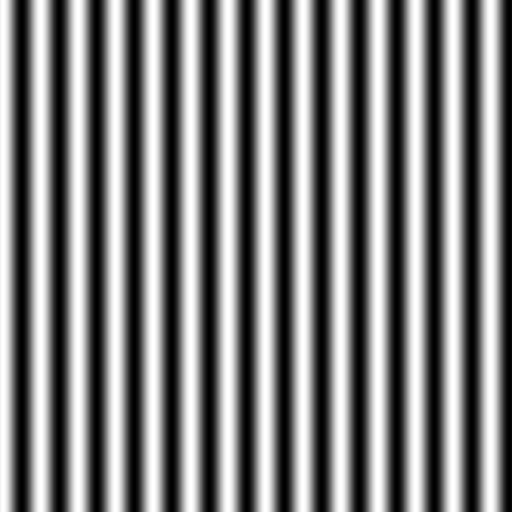
#> input picture grating_pic/grating_30um.png, 1024 x 1024 px, found by its file name (shown at 1/2 size)
$ python grating.py
#> lines starting #> are read from the running program, lines starting #| are printed output that depends on the picture; long printed decimals are rounded
import numpy as np
import matplotlib.pyplot as plt
from numpy.fft import fft2, ifft2, fftshift, ifftshift
from PIL import Image
from skimage.metrics import structural_similarity as ssim
from skimage.transform import downscale_local_mean


def load_and_normalize_image(filepath):
    image = Image.open(filepath).convert('L')
    grayscale_data = np.array(image, dtype=np.float32)
    return (grayscale_data - grayscale_data.min()) / (grayscale_data.max() - grayscale_data.min())

def plot_image(amplitude,title):
#> called with title = 'object'
    plt.figure(figsize=(6, 6))
    plt.imshow(amplitude, cmap='gray')
    plt.colorbar(label="Amplitude")
    plt.title(title)
    plt.axis('off')
    plt.show()

def bandlimit_filter(image, pixelSize):
    N = image.shape[0]
    F = fftshift(fft2(image))
    k = np.arange(N) - N / 2
    f = k / (N * pixelSize)
    FX, FY = np.meshgrid(f, f)
    f_magnitude = np.sqrt(FX ** 2 + FY ** 2)
    #  Nyquist frequency
    f_max = 1 / (2 * pixelSize)
    mask = f_magnitude <= f_max
    F_filtered = F * mask
    image_filtered = ifft2(ifftshift(F_filtered))
    return image_filtered

def Transfer_function(W, H, distance, wavelength, pixelSize, numPixels):
#> called with distance = 0.001, wavelength = 5.32e-07, pixelSize = 4e-07, numPixels = 1024
    FX = W / (pixelSize * numPixels)
    FY = H / (pixelSize * numPixels)
    k = 2 * np.pi / wavelength
    square_root = np.sqrt(1 - (wavelength ** 2 * FX ** 2) - (wavelength ** 2 * FY ** 2))
    valid_mask = (wavelength ** 2 * FX ** 2 + wavelength ** 2 * FY ** 2) <= 1
#> valid_mask: shape (1024, 1024) bool; every value is 1
    square_root[~valid_mask] = 0
    temp = np.exp(1j * k * distance * square_root)
    return temp

def angular_spectrum_method(field, pixelSize, distance, W, H, numPixels):
    GT = fftshift(fft2(ifftshift(field)))
    transfer = Transfer_function(W, H, distance, 532e-9, pixelSize, numPixels)
    gt_prime = fftshift(ifft2(ifftshift(GT * transfer)))
    return gt_prime

# --- IPR ---
def IPR(Measured_amplitude, distance, k_max, convergence_threshold, pixelSize, W, H, numPixels, amp_field_after):
    update_phase = []
    last_field = None
    rms_errors = []
    ssim_errors = []

    for k in range(k_max):
        # a) Sensor plane
        if k == 0:
            phase0 = np.zeros(Measured_amplitude.shape)
            field1 = Measured_amplitude * np.exp(1j * phase0)
        else:
            field1 = Measured_amplitude * np.exp(1j * update_phase[k - 1])
        # b) Backpropagation and apply constraint
        field2 = angular_spectrum_method(field1, pixelSize, -distance, W, H, numPixels)
        phase_field2 = np.angle(field2)  # phase
        amp_field2 = np.abs(field2)  # amplitude
        abso = -np.log(amp_field2 + 1e-8) #1e-8 to prevent 0 value
        # Apply constraints
        abso[abso < 0] = 0
        phase_field2[abso < 0] = 0
        amp_field2 = np.exp(-abso)
        field22 = amp_field2 * np.exp(1j * phase_field2)
        # c) Forward propagation
        field3 = angular_spectrum_method(field22, pixelSize, distance, W, H, numPixels)
        amp_field3 = np.abs(field3)
        phase_field3 = np.angle(field3)
        update_phase.append(phase_field3)

        # d) Backpropagate to get the image
        field4 = angular_spectrum_method(field3, pixelSize, -distance, W, H, numPixels)
        amp_field4 = np.abs(field4)
        last_field = field4
        # Error calculation
        if k > 0:
            rms_error = np.sqrt(np.mean((amp_field_after - amp_field4) ** 2))
            rms_errors.append(rms_error)
            print(f"Iteration {k}: RMS Error = {rms_error}")

            ssim_value = ssim(amp_field_after, amp_field4, data_range=amp_field_after.max() - amp_field_after.min())
            ssim_errors.append(ssim_value)
            print(f"Iteration {k}: SSIM = {ssim_value}")

            # threshold
            if rms_error < convergence_threshold:
                print(f"Converged at iteration {k}")
                return last_field, rms_errors, ssim_errors
    # Draw RMS
    plt.subplot(2, 1, 1)
    plt.plot(rms_errors, 'r-', linewidth=2, label='RMS Error')
    plt.title('Convergence Analysis')
    plt.ylabel('RMS Error')
    plt.grid(True, linestyle='--', alpha=0.7)
    plt.legend()
    # Draw SSIM
    plt.subplot(2, 1, 2)
    plt.plot(ssim_errors, 'b-', linewidth=2, label='SSIM')
    plt.xlabel('Iteration')
    plt.ylabel('SSIM')
    plt.grid(True, linestyle='--', alpha=0.7)
    plt.legend()
    plt.tight_layout()
    plt.savefig('convergence_metrics.png', dpi=300)
    plt.show()
    return last_field, rms_errors, ssim_errors

#----------------------------------------Divided Line-------------------------------------------

# --- Read image ---
object = load_and_normalize_image('/Users/wangmusi/Documents/GitHub/Simulation/grating_pic/grating_30um.png')
plot_image(object, "object")

# --- Set pixel size of the image and sensor ---
sensor_pixel_sizes = [0.4e-6, 1.2e-6]  # 1µm for image, 1.6µm for sensor
numPixels_image = 1024  # The dimension of the image
FOV = numPixels_image * sensor_pixel_sizes[0]  # Calculate image's FOV
z2 = 0.001  # Sample to sensor distance

# --- Define the spatial grid ---
x = np.arange(numPixels_image) - numPixels_image / 2 - 1
y = np.arange(numPixels_image) - numPixels_image / 2 - 1
W, H = np.meshgrid(x, y)

# ---Define the sample field ---
ph0 = 3
ph = ph0 * object
object_field = object * np.exp(1j * ph)
am_object_field = np.abs(object_field)
plot_image(am_object_field,"sample field")


# --- Acquire the hologram ---
hologram_field = angular_spectrum_method(object_field, sensor_pixel_sizes[0], z2, W, H, numPixels_image)
am_hologram = np.abs(hologram_field)
plot_image(am_hologram, "hologram")

# --- Filter the hologram ---
hologram_filtered = bandlimit_filter(hologram_field, sensor_pixel_sizes[1])
am_hologram_filtered = np.abs(hologram_filtered)

# --- Plot the two images ---
plt.figure(figsize=(12, 6))
plt.subplot(1, 2, 1)
plt.imshow(am_hologram, cmap='gray')
plt.title("Original hologram")
plt.axis('off')
plt.subplot(1, 2, 2)
plt.imshow(am_hologram_filtered, cmap='gray')
plt.title("Bandlimited hologram")
plt.axis('off')
plt.show()

# --- Downsample the hologram based on the sensor pixel size ---
undersample_factor = int(sensor_pixel_sizes[1] / sensor_pixel_sizes[0])
am_undersampled_hologram = am_hologram_filtered[::undersample_factor, ::undersample_factor]
am_object_field_down = am_object_field[::undersample_factor, ::undersample_factor]
plot_image(am_object_field_down, "object_field_down")
plot_image(am_undersampled_hologram,"undersampled hologram")


# --- Create the sensor grid ---
numPixels_sensor = am_undersampled_hologram.shape[0]
#> numPixels_sensor = 342
x_sen = np.arange(numPixels_sensor) - numPixels_sensor / 2 - 1
#> x_sen = 342 values from -172 to 169
y_sen = np.arange(numPixels_sensor) - numPixels_sensor / 2 - 1
#> y_sen = 342 values from -172 to 169
W_sen, H_sen = np.meshgrid(x_sen, y_sen)


# --- Reconstruction based on IPR algo ---
rec_field, rms_errors, ssim_errors = IPR(am_undersampled_hologram, z2, 100, 1.5e-20, sensor_pixel_sizes[1], W_sen, H_sen, numPixels_sensor, am_object_field_down)
#> the loop in IPR, `for k in range(k_max):` made 100 passes
#> ssim_value on passes 2 to 13: 0.126, 0.125, 0.125, 0.125, 0.125, 0.125, 0.125, 0.125, 0.125, 0.125, 0.125, 0.125
#> (printed output is left out)
#> pass 1, in Transfer_function (call 2), `FY = H / (pixelSize * numPixels)`:
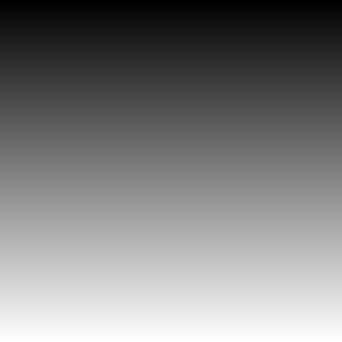
#> FY: shape (342, 342) float64; min -419103.3, max 411793.4, mean -3655; drawn with min black and max white
#> pass 1, in Transfer_function (call 2), `square_root = np.sqrt(1 - (wavelength ** 2 * FX ** 2) - (wavelength **..`:
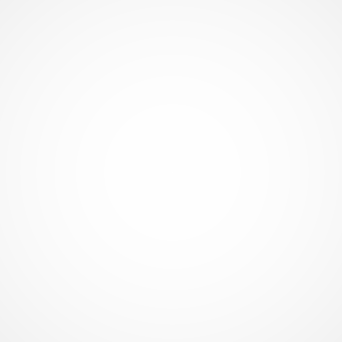
#> square_root: shape (342, 342) float64; min 0.949, max 1, mean 0.983
#> after the loop in IPR, `for k in range(k_max):`:
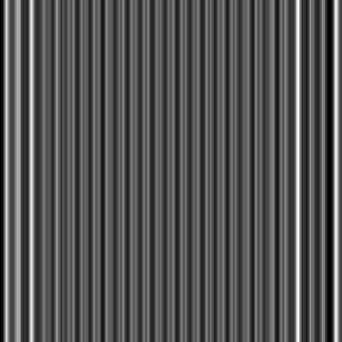
#> abso: shape (342, 342) float64; min 1.37e-07, max 1.65, mean 0.55; drawn with min black and max white
#> after the loop in IPR, `for k in range(k_max):`:
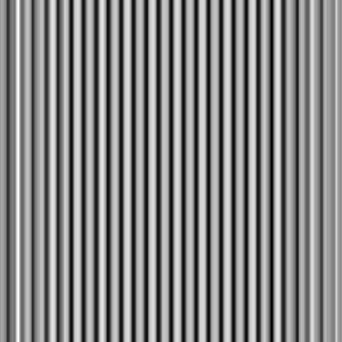
#> phase_field2: shape (342, 342) float64; min 0.858, max 2.73, mean 1.84; drawn with min black and max white
#> after the loop in IPR, `for k in range(k_max):`: rms_errors = 99 values, max 0.381 at index 19, min 0.381 at index 0, mean 0.381; ssim_errors = 99 values, max 0.126 at index 0, min 0.125 at index 14, mean 0.125; update_phase = 100 items
#> in IPR, `plt.savefig('convergence_metrics.png', dpi=300)`:
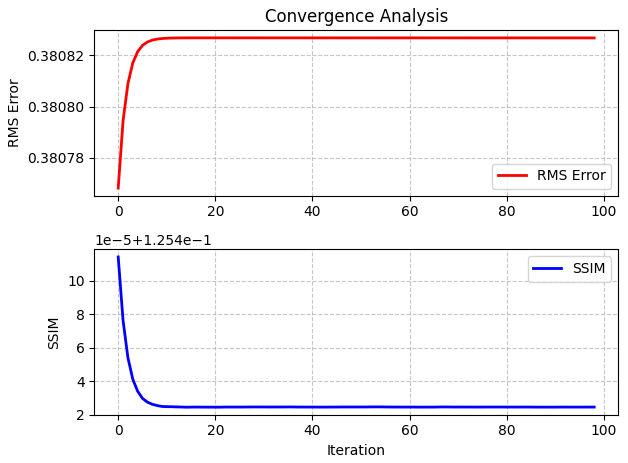
#> figure drawn by matplotlib, 2 panels; panel 1: curve peaks at x = 19, y = 0.381; panel 2: curve peaks at x = 0, y = 0.126
am_rec_field = np.abs(rec_field)
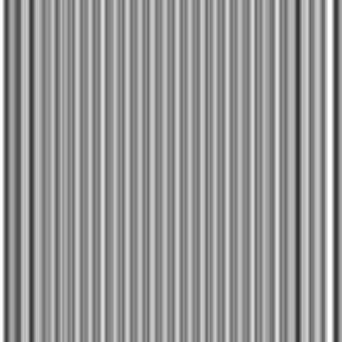
#> am_rec_field: shape (342, 342) float64; min 0.193, max 1, mean 0.596
plot_image(am_rec_field,"rec_field")
#> in plot_image (call 6), `plt.show()`:
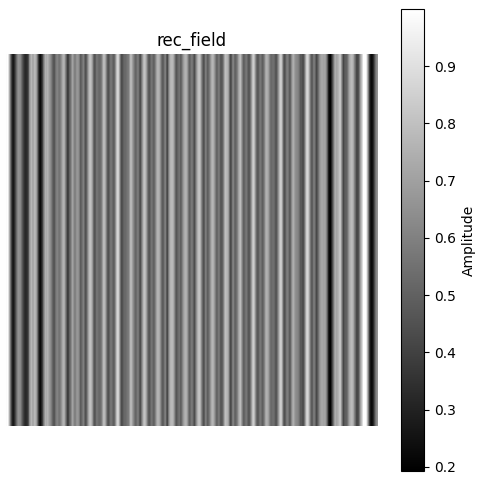
#> figure drawn by matplotlib, 2 panels

$ run again, with grating_pic/grating_15um.png copied over grating_pic/grating_30um.png
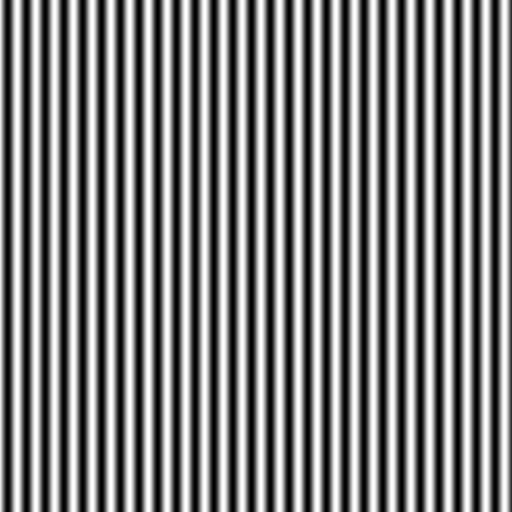
#> input picture grating_pic/grating_15um.png, 1024 x 1024 px, found by its file name (shown at 1/2 size)
#> valid_mask: shape (1024, 1024) bool; every value is 1
#> the loop in IPR, `for k in range(k_max):` made 100 passes
#| Iteration 1: RMS Error = 0.3042
#| Iteration 1: SSIM = 0.3574
#| Iteration 2: RMS Error = 0.3042
#| Iteration 2: SSIM = 0.3574
#| Iteration 3: RMS Error = 0.3042
#| Iteration 3: SSIM = 0.3574
#> (further printed lines are left out)
#> after the loop in IPR, `for k in range(k_max):`:
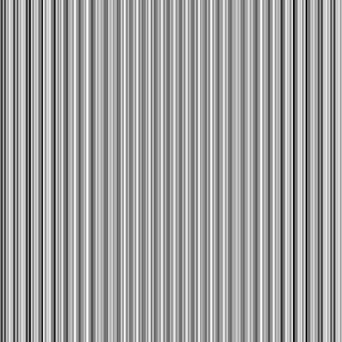
#> phase_field2: shape (342, 342) float64; min 0.819, max 2.49, mean 1.87; drawn with min black and max white
#> after the loop in IPR, `for k in range(k_max):`: rms_errors = 99 values from 0.304 to 0.304; ssim_errors = 99 values, max 0.357 at index 0, min 0.357 at index 98, mean 0.357; update_phase = 100 items
#> `rec_field, rms_errors, ssim_errors = IPR(am_undersampled_hologram, z2,..`: rms_errors = 99 values from 0.304 to 0.304
#> in plot_image (call 6), `plt.show()`:
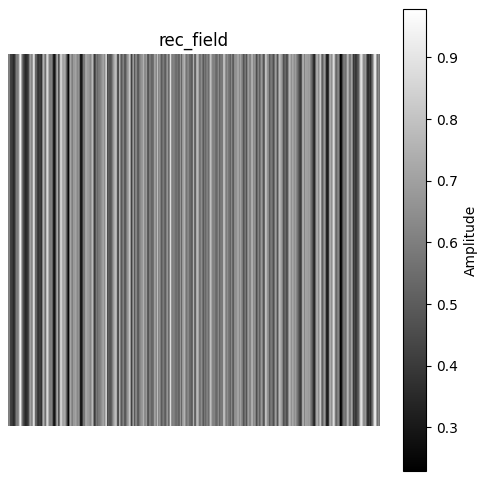
#> figure drawn by matplotlib, 2 panels

$ run again, with grating_pic/grating_20um.png copied over grating_pic/grating_30um.png
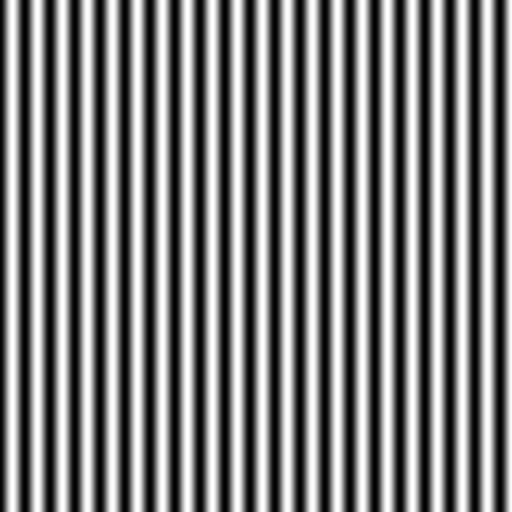
#> input picture grating_pic/grating_20um.png, 1024 x 1024 px, found by its file name (shown at 1/2 size)
#> valid_mask: shape (1024, 1024) bool; every value is 1
#> the loop in IPR, `for k in range(k_max):` made 100 passes
#| Iteration 1: RMS Error = 0.301
#| Iteration 1: SSIM = 0.3661
#| Iteration 2: RMS Error = 0.3011
#| Iteration 2: SSIM = 0.3661
#| Iteration 3: RMS Error = 0.3011
#| Iteration 3: SSIM = 0.366
#> (further printed lines are left out)
#> after the loop in IPR, `for k in range(k_max):`: rms_errors = 99 values from 0.301 to 0.301; ssim_errors = 99 values, max 0.366 at index 0, min 0.366 at index 96, mean 0.366; update_phase = 100 items
#> `rec_field, rms_errors, ssim_errors = IPR(am_undersampled_hologram, z2,..`: rms_errors = 99 values from 0.301 to 0.301
#> in plot_image (call 6), `plt.show()`:
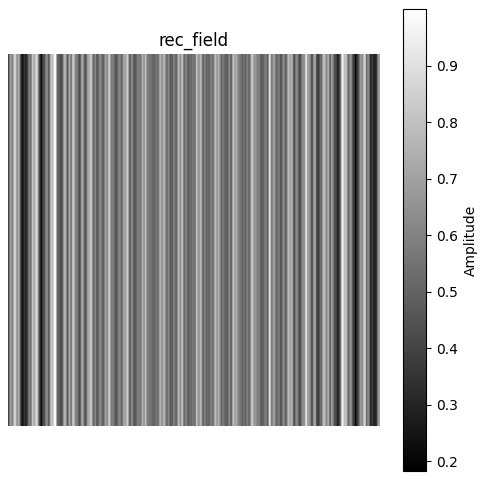
#> figure drawn by matplotlib, 2 panels
